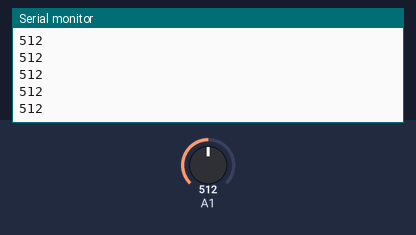
Simulated run of this sketch. Board: Arduino Uno, built with avr-gcc and run on an emulated ATmega328P. Parts: the last lines printed to the serial monitor. The test bench sets the inputs (shaded band); at power-on: A1 = 512.

Above: at 1.2 s.
1.3 s: A1 set to 716
At 1.31 s:
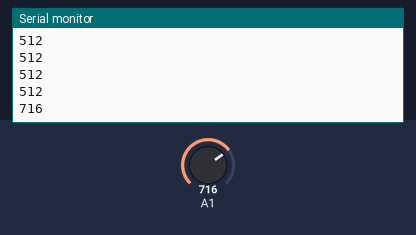
2.8 s: A1 set to 900
At 2.81 s:
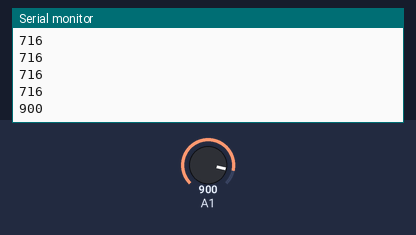
Timing chart, 0 to 5.8 s (numbered marks = the images above; inputs shaded):
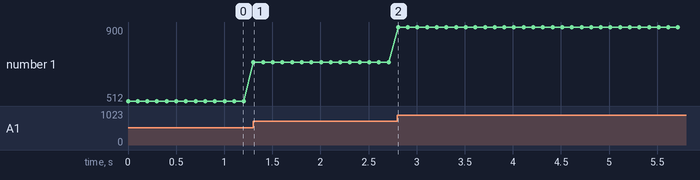

The sketch:

Project24-Analog_Gas_Sensor.ino
```cpp
void setup()
{
  Serial.begin(9600); //Set serial baud rate to 9600 bps
}
void loop()
{
int val;
val=analogRead(1);//Read Gas value from analog 1
Serial.println(val,DEC);//Print the value to serial port
delay(100);
}
```

Measured:
- after the input at 1.3 s, the serial monitor: prints a new line at once (image 1)
- after the input at 2.8 s, the serial monitor: prints a new line at once (image 2)
- plotted number 1: 512 → 716 after the input at 1.3 s, 716 → 900 after the input at 2.8 s
